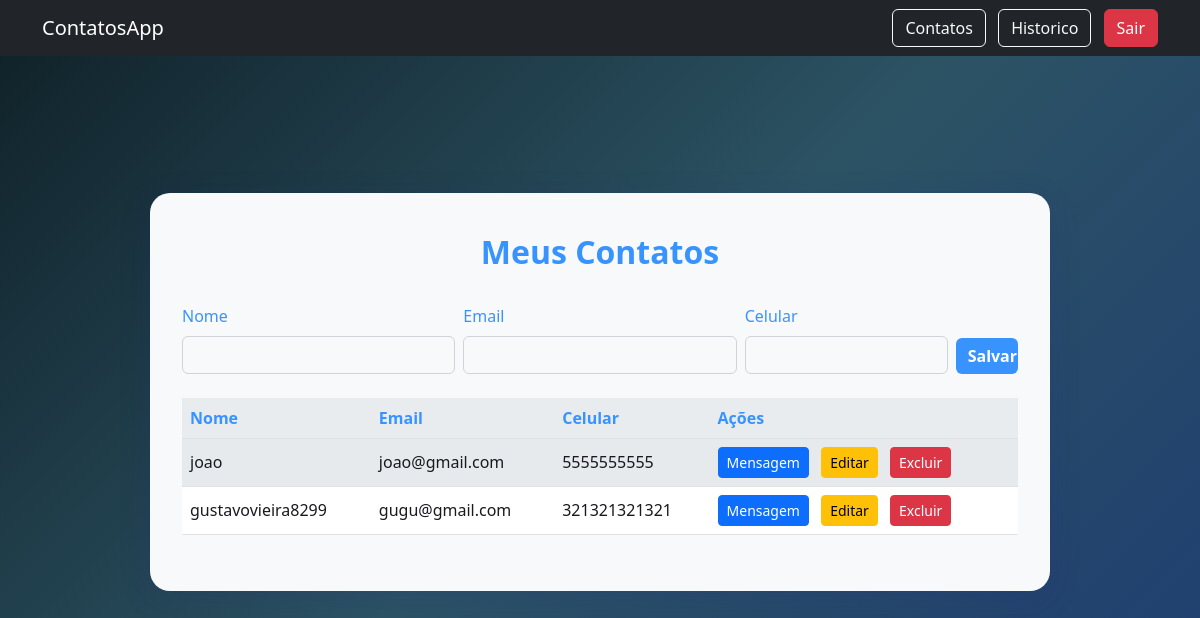
The app's page /contacts (signed in) with its own data.
### app.py (models this page shows)
class Contact(db.Model):
   id = db.Column(db.Integer, primary_key=True)
   name = db.Column(db.String(100), nullable=False)
   email = db.Column(db.String(150), nullable=False)
   phone = db.Column(db.String(20), nullable=False)
   user_id = db.Column(db.Integer, db.ForeignKey('user.id'), nullable=False)
   messages = db.relationship('Message', backref='contact', lazy=True)

### app.py (the view)
@app.route('/contacts', methods=['GET', 'POST'])
@login_required
def contacts():
    form = ContactForm()
    if form.validate_on_submit():
        contact = Contact(name=form.name.data, email=form.email.data, phone=form.phone.data, user_id=current_user.id)
        db.session.add(contact)
        db.session.commit()
        flash('Contato cadastrado!', 'success')
        return redirect(url_for('contacts'))
    contacts = Contact.query.filter_by(user_id=current_user.id).all()
    return render_template('contacts.html', form=form, contacts=contacts)

### app.py
class ContactForm(FlaskForm):
    name = StringField('Nome', validators=[DataRequired()])
    email = StringField('Email', validators=[DataRequired(), Email()])
    phone = StringField('Celular', validators=[DataRequired(), Length(min=8, max=20)])
    submit = SubmitField('Salvar')

### app.py (called while the page is built)
@login_manager.user_loader
def load_user(user_id):
    return User.query.get(int(user_id))

### templates/contacts.html (shortened to what this page needs)
{% extends "base.html" %}
{% block content %}
<div class="d-flex align-items-center justify-content-center" style="min-height: 80vh;">
  <div class="contacts-card w-100">
    <h2 class="contacts-title">Meus Contatos</h2>
    <form method="POST" class="mb-4">
      <div class="row g-2">
        <div class="col-md-4">
          {{ form.name.label(class="form-label") }}
          {{ form.name(class="form-control bg-light text-dark") }}
        </div>
        <div class="col-md-4">
          {{ form.email.label(class="form-label") }}
          {{ form.email(class="form-control bg-light text-dark") }}
        </div>
        <div class="col-md-3">
          {{ form.phone.label(class="form-label") }}
          {{ form.phone(class="form-control bg-light text-dark") }}
        </div>
        <div class="col-md-1 d-flex align-items-end">
          {{ form.submit(class="btn btn-add-contact w-100") }}
        </div>
      </div>
    </form>
    <table class="table table-striped align-middle">
        <thead>
          <tr>
            <th>Nome</th>
            <th>Email</th>
            <th>Celular</th>
            <th>Ações</th>
          </tr>
        </thead>
        <tbody>
          {% for contact in contacts %}
          <tr>
            <td>{{ contact.name }}</td>
            <td>{{ contact.email }}</td>
            <td>{{ contact.phone }}</td>
            <td>
                <a href="{{ url_for('chat', contact_id=contact.id) }}" class="btn btn-primary btn-sm me-2">
                  Mensagem
                </a>
                <a href="{{ url_for('edit_contact', contact_id=contact.id) }}" class="btn btn-warning btn-sm me-2">
                  Editar
                </a>
                <form method="POST" action="{{ url_for('delete_contact', contact_id=contact.id) }}" style="display:inline;">
                  <button type="submit" class="btn btn-danger btn-sm" onclick="return confirm('Excluir contato?');">
                    Excluir
                  </button>
                </form>
              </td>
          </tr>
          {% endfor %}
        </tbody>
      </table>
  </div>
</div>
{% endblock %}

### templates/contacts.html (style rules this page uses)
body { min-height: 100vh; background: linear-gradient(135deg, #0f2027 0%, #2c5364 50%, #1e3c72 100%); }
.contacts-card { background: #f8f9fa; border-radius: 20px; box-shadow: 0 8px 32px 0 rgba(31, 38, 135, 0.15); padding: 2.5rem 2rem; max-width: 900px; margin: 0 auto; color: #181a20; }
.contacts-title { color: #3993ff; font-weight: 700; text-align: center; margin-bottom: 2rem; }
.form-label { color: #3993ff; font-weight: 500; }
.form-control { background: #fff; color: #181a20; border: 1px solid #ced4da; }
.btn-add-contact { background: #3993ff; color: #fff; font-weight: 600; border: none; width: 100%; transition: background 0.2s; }
.table th { color: #3993ff; font-weight: 600; background: #e9ecef; border-top: none; }
.table td { color: #181a20; background: #fff; vertical-align: middle; }
.table-striped > tbody > tr:nth-of-type(odd) > * { background-color: #f3f6fa; }

### records on screen
Contact: name "joao", email "joao@gmail.com", phone "5555555555"
Contact: name "gustavovieira8299", email "gugu@gmail.com", phone "321321321321"
